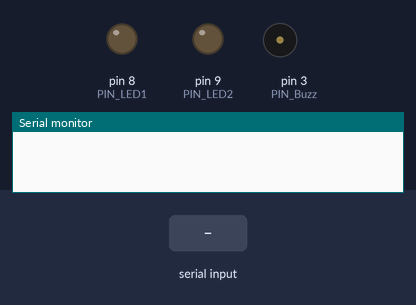
Simulated run of this sketch. Board: Arduino Uno, built with avr-gcc and run on an emulated ATmega328P. Shown: output pins drawn as LEDs (lit = HIGH), buzzer (waves = sounding, pin HIGH), the last lines printed to the serial monitor. Inputs (shaded band) come from the test bench.

Above: at 1.2 s.
1.3 s: byte 33 (0x21) received over Serial
At 1.7 s:
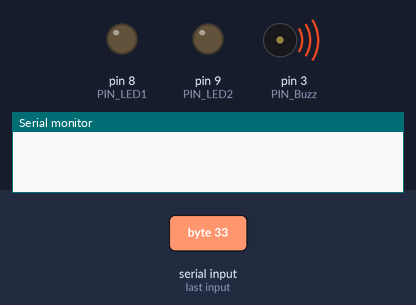
4.5 s: byte 35 (0x23) received over Serial
At 5.3 s:
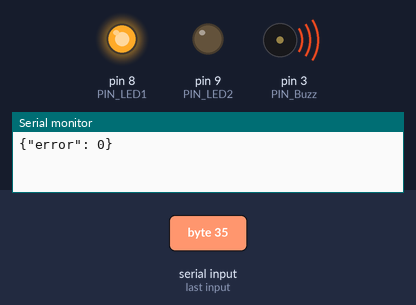
6.1 s: byte 36 (0x24) received over Serial
At 6.5 s:
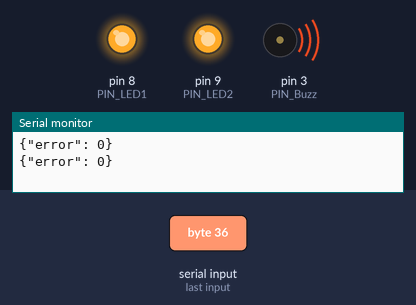
Timing chart, 0 to 9.1 s (numbered marks = the images above; inputs shaded):
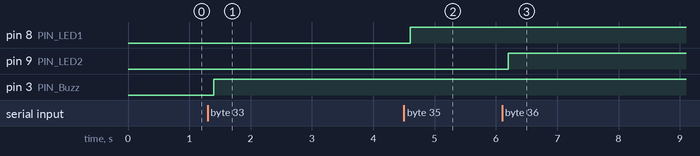

Measured:
- after the input at 1.3 s, pin 3 (PIN_Buzz): LOW → HIGH after 0.10 s
- after the input at 4.5 s, pin 8 (PIN_LED1): LOW → HIGH after 0.10 s
- after the input at 6.1 s, pin 9 (PIN_LED2): LOW → HIGH after 0.10 s

The sketch:

serial_driver.ino
```cpp
const int PIN_Trig = 7;
const int PIN_Echo = 6;
const int PIN_Buzz = 3;
const int PIN_LED1 = 8;
const int PIN_LED2 = 9;

const char* value_string = "{\"value\": ";
const char* noerr_string = "{\"error\": 0}";
int i, j, k;
int sign_word, is_working;

long Ultrasonic_Module(){ // 超声波测距
  long duration;
  pinMode(PIN_Trig, OUTPUT);
  digitalWrite(PIN_Trig, LOW);
  delayMicroseconds(2);
  digitalWrite(PIN_Trig, HIGH);
  delayMicroseconds(10);
  digitalWrite(PIN_Trig, LOW);
  pinMode(PIN_Echo, INPUT);
  duration = pulseIn(PIN_Echo, HIGH);
  return duration / 29.0 / 2.0;
}

void Buzzer_Module(int pin=PIN_Buzz){ // 蜂鸣器响1秒
  pinMode(pin, OUTPUT);
  digitalWrite(pin, HIGH);
  delay(1000);
  digitalWrite(pin, HIGH);
}

void setup(){
  Serial.begin(9600);
}

void loop(){
  is_working = 0;
  if (Serial.available()){
    sign_word = Serial.read();
    if(sign_word == 0x21){ // 蜂鸣器声音
      Buzzer_Module();
      Serial.println(noerr_string);
      is_working = 1;
    }
    if(sign_word == 0x22){ // 超声波测距
      long duration = 0;
      duration = Ultrasonic_Module();
      Serial.print(value_string);
      Serial.print(duration, 2);
      Serial.println("}");
      is_working = 1;
    }
    if(sign_word == 0x23){ // LED1 代表继电器1控制的步进电机，负责通过
      Buzzer_Module(PIN_LED1);
      Serial.println(noerr_string);
      is_working = 1;
    }
    if(sign_word == 0x24){ // LED2
      Buzzer_Module(PIN_LED2);
      Serial.println(noerr_string);
      is_working = 1;
    }
    if(!is_working && sign_word > 0x20){
      Serial.println("{\"error\": 1}");
    }
  } else {
    delay(200);
  }
}
```
